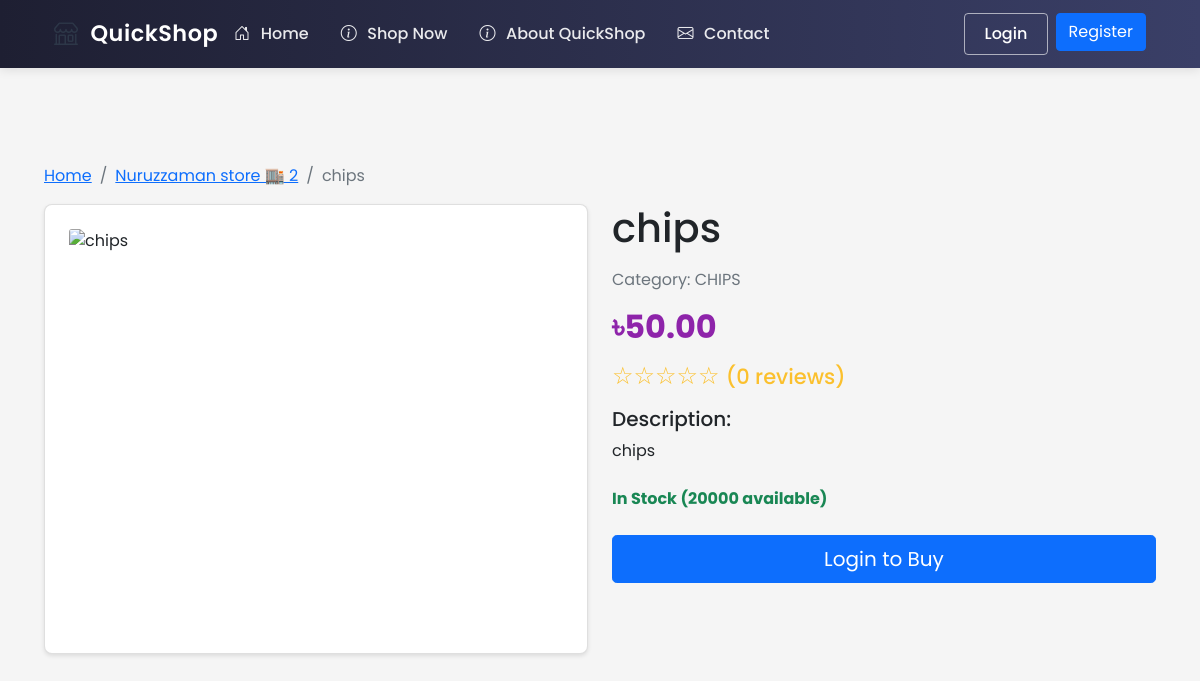
Page /shop/1/products/5 on the earlier database version.
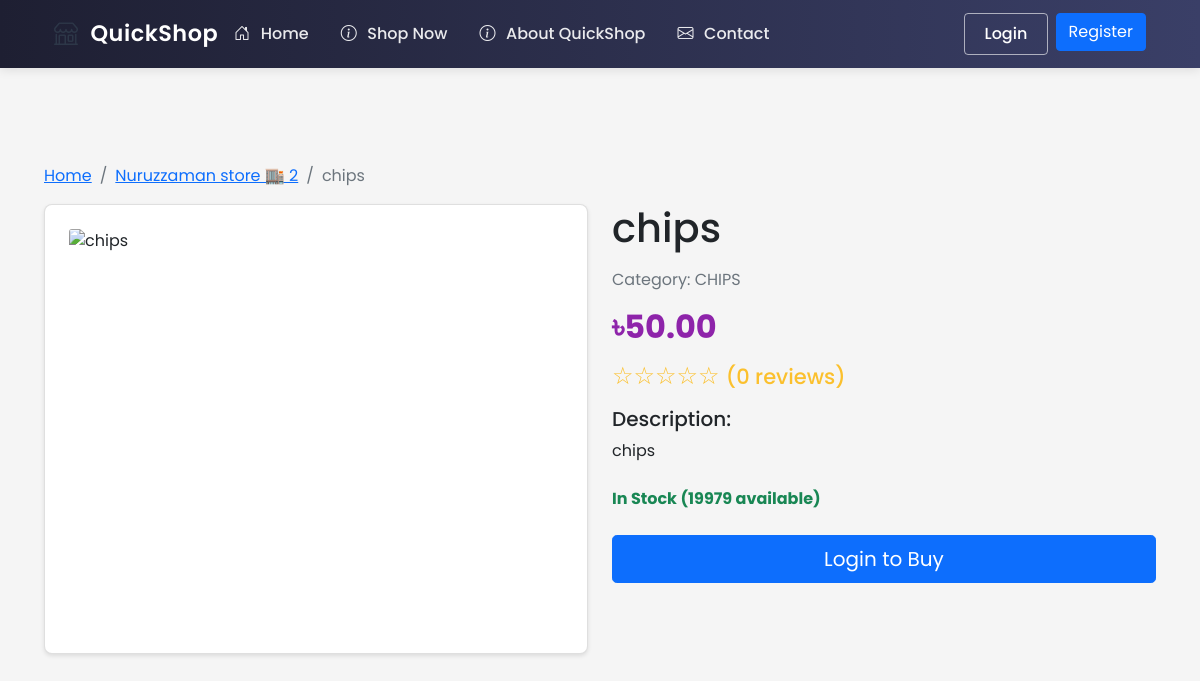
Same page on the later database version.
### ecommerce/models/shop.py (models this page shows, shortened)
class Product(db.Model):
    id = db.Column(db.Integer, primary_key=True)
    name = db.Column(db.String(100), nullable=False)
    description = db.Column(db.Text)
    price = db.Column(db.Float, nullable=False)
    stock = db.Column(db.Integer, nullable=False, default=0)
    shop_id = db.Column(db.Integer, db.ForeignKey('shop.id'), nullable=False)
    category = db.Column(db.String(50))  # Add category field
    created_at = db.Column(db.DateTime, default=datetime.utcnow)
    images = db.relationship('Image', lazy=True,
                           foreign_keys='Image.product_id',
                           cascade="all, delete-orphan",
                           backref=db.backref('product_ref', lazy=True))
    rating = db.Column(db.Float, default=0.0)  # Average rating
    rating_count = db.Column(db.Integer, default=0)  # Number of ratings
    reviews = db.relationship(Review, backref='product', lazy=True)
    min_price = db.Column(db.Float)  # Minimum acceptable price
    max_discount_percentage = db.Column(db.Float, default=20.0)  # Maximum allowed discount
    continue_iteration = db.Column(db.Boolean, default=False)  # Whether to continue negotiation after max discount

### ecommerce/routes/shop.py (the view)
@shop_bp.route('/<int:shop_id>/products/<int:product_id>')
def product(shop_id, product_id):
    shop = Shop.query.get_or_404(shop_id)
    product = Product.query.get_or_404(product_id)
    if product.shop_id != shop_id:
        abort(404)  # Product doesn't belong to this shop
    related_products = Product.query.filter(
        Product.shop_id == shop_id,
        Product.category == product.category,
        Product.id != product_id
    ).limit(4).all()
    return render_template('shop/product_details.html',
                         shop=shop,
                         product=product,
                         related_products=related_products)

### ecommerce/templates/shop/product_details.html (shortened to what this page needs)
{% extends "base.html" %}
{% block content %}
<div class="container py-5">
    <nav aria-label="breadcrumb">
        <ol class="breadcrumb">
            <li class="breadcrumb-item"><a href="{{ url_for('main.index') }}">Home</a></li>
            <li class="breadcrumb-item"><a href="{{ url_for('shop.view', shop_id=shop.id) }}">{{ shop.name }}</a></li>
            <li class="breadcrumb-item active" aria-current="page">{{ product.name }}</li>
        </ol>
    </nav>
    <div class="row">
        <div class="col-md-6 mb-4">
            <div class="card">
                {% if product.image_url %}
                    <img src="{{ url_for('static', filename='images/products/' + product.image_url) }}"
                         alt="{{ product.name }}"
                         class="card-img-top product-detail-img">
                {% else %}
                    <img src="{{ url_for('static', filename='images/payment.jpg') }}"
                         alt="{{ product.name }}"
                         class="card-img-top product-detail-img">
                {% endif %}
            </div>
        </div>
        <div class="col-md-6">
            <h1 class="mb-3">{{ product.name }}</h1>
            {% if product.category %}
                <p class="text-muted">Category: {{ product.category.upper() }}</p>
            {% endif %}
            <div class="mb-3">
                <p class="price h2">৳{{ "%.2f"|format(product.price) }}</p>
            </div>
            <div class="mb-3">
                {% set rating = product.rating|default(0)|int %}
                <p class="rating h4">
                    {{ '★' * rating }}{{ '☆' * (5 - rating) }}
                    <small>({{ product.rating_count|default(0) }} reviews)</small>
                </p>
            </div>
            <div class="mb-4">
                <h5>Description:</h5>
                <p>{{ product.description }}</p>
            </div>
            <div class="mb-4">
                <p class="stock-status {% if product.stock > 0 %}text-success{% else %}text-danger{% endif %}">
                    {% if product.stock > 0 %}
                        In Stock ({{ product.stock }} available)
                    {% else %}
                        Out of Stock
                    {% endif %}
                </p>
            </div>
            <div class="d-grid gap-2">
                {% if product.stock > 0 %}
                    {% if current_user.is_authenticated %}
                        <button class="btn btn-primary btn-lg"
                                onclick="addToCart('{{ product.id }}', '{{ product.name }}')"
                                {% if not product.stock %}disabled{% endif %}>
                            Add to Cart
                        </button>
                        {% if product.negotiable %}
                            <button class="btn btn-outline-primary btn-lg"
                                    onclick="startNegotiation('{{ product.id }}')">
                                Negotiate Price
                            </button>
                        {% endif %}
                    {% else %}
                        <a href="{{ url_for('auth.login') }}" class="btn btn-primary btn-lg">Login to Buy</a>
                    {% endif %}
                {% else %}
                    <button class="btn btn-secondary btn-lg" disabled>Out of Stock</button>
                {% endif %}
            </div>
        </div>
    </div>
</div>
{% endblock %}

Differences in the rows shown:
changed Product "chips": stock "20000" → "19979"
